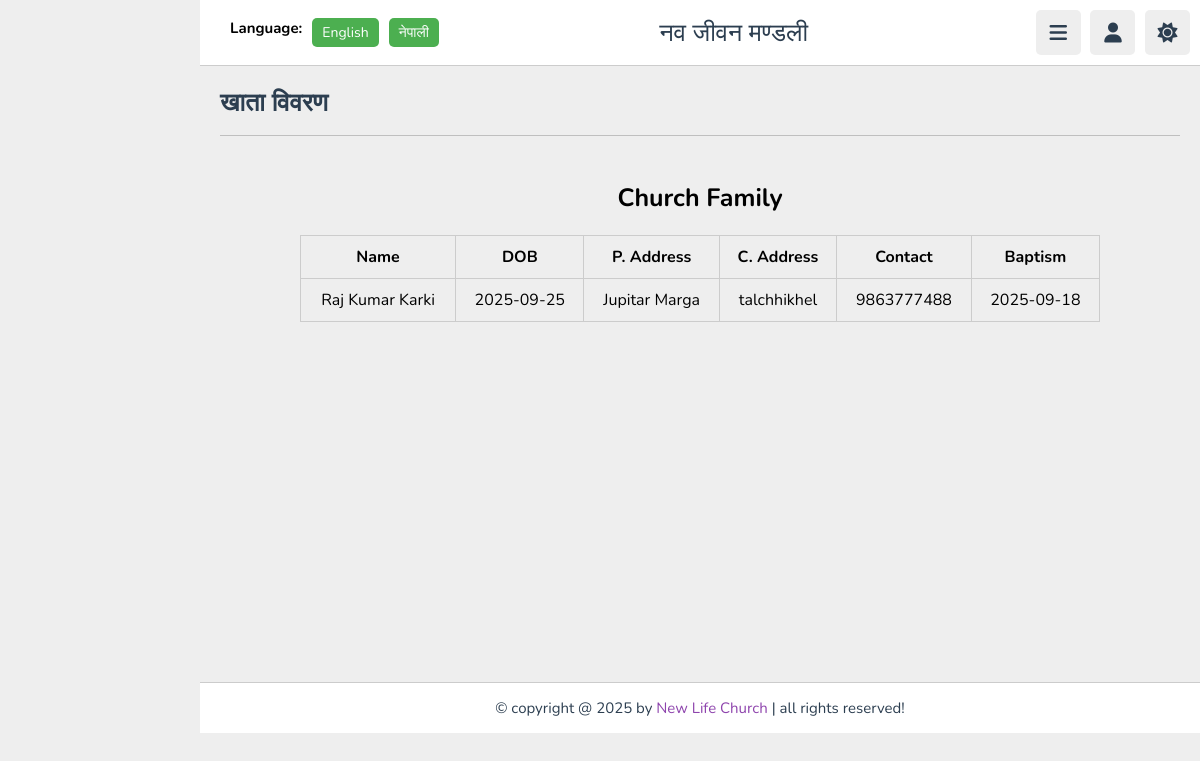
Screenshot of /ubeliever.php (signed in) with the database file from the repository.
### tables this page shows
CREATE TABLE `believer` (
  `id` int(11) NOT NULL,
  `name` varchar(100) NOT NULL,
  `dob` date NOT NULL,
  `address` varchar(255) NOT NULL,
  `address2` varchar(255) NOT NULL,
  `contact` varchar(20) NOT NULL,
  `baptism_date` date NOT NULL,
  `created_at` timestamp NOT NULL DEFAULT current_timestamp()
);

### ubeliever.php (the view, shortened to what this page needs)
<?php
@include 'config.php';
$result = mysqli_query($conn, "SELECT * FROM believer ORDER BY id ASC");
?>
<!DOCTYPE html>
<html lang="en">
<head>
   <link rel="stylesheet" href="https://cdnjs.cloudflare.com/ajax/libs/font-awesome/6.1.2/css/all.min.css">
   <link rel="stylesheet" href="css/style.css">
</head>
<body>
<header class="header">
   <section class="flex">
   <div class="lang-switcher">
      <h1>Language:</h1>
   <button id="lang-en">English</button>
   <button id="lang-ne">नेपाली</button>
</div>
      <a href="believer.php" class="logo"><span data-key="church_name">नव जीवन मण्डली</span></a>
      <div class="icons">
         <div id="menu-btn" class="fas fa-bars"></div>
         <div id="user-btn" class="fas fa-user"></div>
         <div id="toggle-btn" class="fas fa-sun"></div>
      </div>
   </section>
</header>
<section class="home-grid">
   <h1 class="heading"><span data-key="account">खाता विवरण</span></h1>
</section>
</head>
<body>
<center>
<h2 class="h2">Church Family</h2>
<table>
  <tr>
    <th>Name</th><th>DOB</th><th>P. Address</th><th>C. Address</th><th>Contact</th><th>Baptism</th>
  </tr>
  <?php while($row = mysqli_fetch_assoc($result)){ ?>
  <tr>
    <td><?= $row['name'] ?></td>
    <td><?= $row['dob'] ?></td>
    <td><?= $row['address'] ?></td>
    <td><?= $row['address2'] ?></td>
    <td><?= $row['contact'] ?></td>
    <td><?= $row['baptism_date'] ?></td>
  </tr>
  <?php } ?>
</table>
<br><br><br><br><br><br><br><br><br><br><br><br><br><br><br><br><br><br><br><br><br><br><br><br><br>
<footer class="footer">
   &copy; copyright @ 2025 by <span>New Life Church</span> | all rights reserved!
</footer>
</body>
</html>

### css/style.css (style rules this page uses)
:root { --main-color:#8e44ad; --red:#e74c3c; --orange:#f39c12; --light-color:#888; --light-bg:#eee; --black:#2c3e50; --white:#fff; --border:.1rem solid rgba(0,0,0,.2); }
* { font-family: 'Nunito', sans-serif; margin:0; padding:0; box-sizing: border-box; outline: none; border:none; text-decoration: none; }
html { font-size: 62.5%; overflow-x: hidden; }
section { padding:2rem; margin: 0 auto; max-width: 1200px; }
.heading { font-size: 2.5rem; color:var(--black); margin-bottom: 2.5rem; border-bottom: var(--border); padding-bottom: 1.5rem; text-transform: capitalize; }
.header { position: sticky; top:0; left:0; right: 0; background-color: var(--white); z-index: 1000; border-bottom: var(--border); }
.header .flex { display: flex; align-items: center; justify-content: space-between; position: relative; padding: 1rem 1rem; }
.header .flex .logo { font-size: 2.5rem; color: var(--black); }
.header .flex .icons div { font-size: 2rem; color:var(--black); background-color: var(--light-bg); border-radius: .5rem; height: 4.5rem; width: 4.5rem; line-height: 4.5rem; cursor: pointer; text-align: center; margin-left: .7rem; }
.footer { background-color: var(--white); border-top: var(--border); position: sticky; bottom: 0; left: 0; right: 0; text-align: center; font-size: 1.5rem; padding: 1.5rem 1.5rem; color:var(--black); margin-top: 1rem; z-index: 1000; }
.footer span { color:var(--main-color); }
@media (max-width:1200px) { body { padding-left: 0; } }

### ubeliever.php (style rules this page uses)
body { background-color: var(--light-bg); padding-left: 20rem; }
.lang-switcher { margin-left: 20px; display: flex; gap: 10px; }
.lang-switcher button { padding: 5px 10px; border: none; border-radius: 5px; cursor: pointer; background: #4CAF50; color: white; font-size: 14px; }
table { width:80%; border-collapse: collapse; margin-top:20px; font-size:16px; }
th,td { border:1px solid #ccc; padding:10px; text-align:center; }
th { background:#eee; }
.h2 { font-size:25px; }

### rows the page displays
believer: name "Raj Kumar Karki", dob "2025-09-25", address "Jupitar Marga", address2 "talchhikhel", contact "9863777488", baptism_date "2025-09-18"
